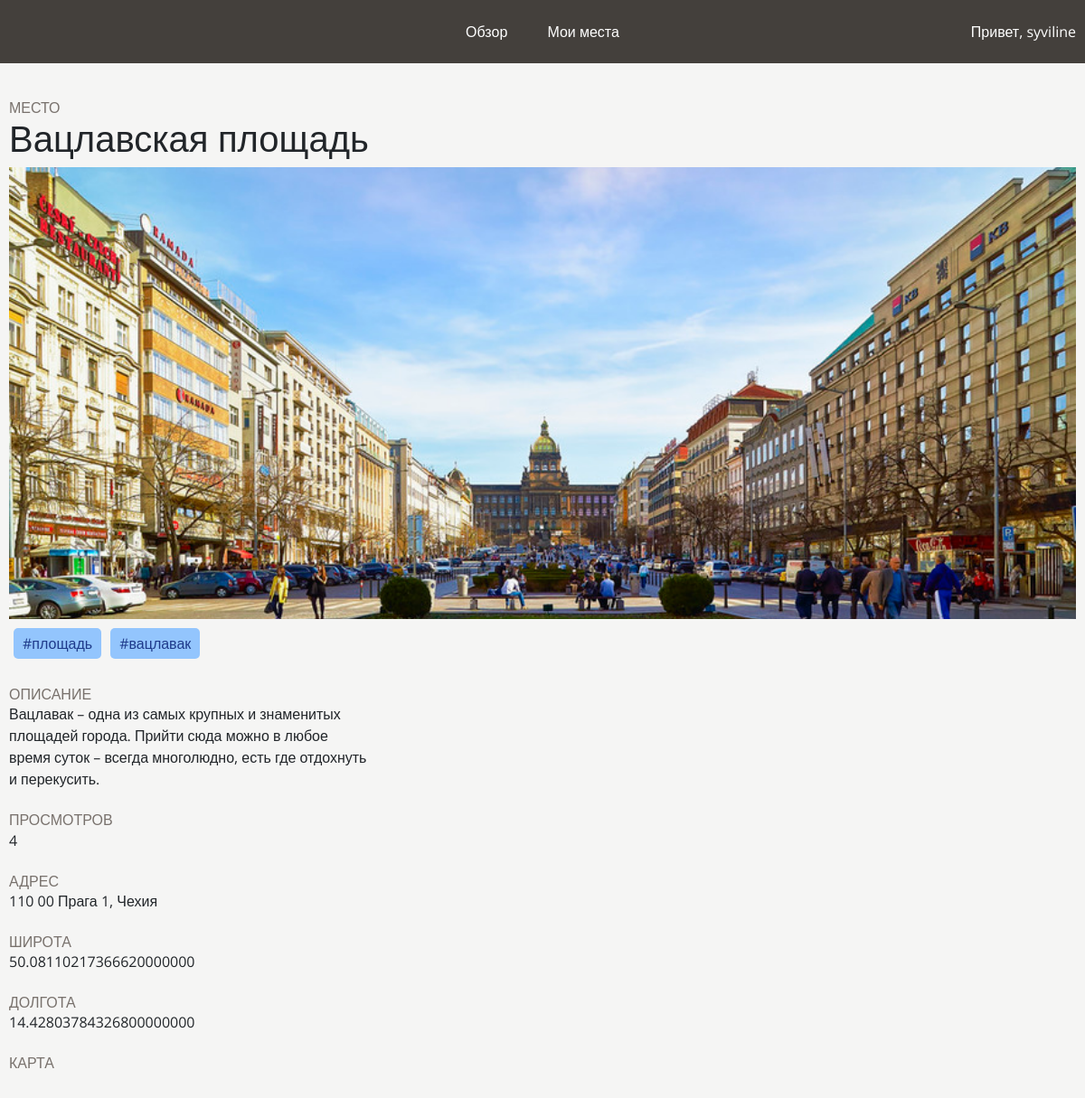
Page /place/31 (signed in) on the committed database.
### main/models.py (models this page shows, shortened)
class Place(models.Model):
    user = models.ForeignKey('auth.User', null=False, on_delete=models.CASCADE)
    name = models.CharField(max_length=200, verbose_name='Название')
    visited = models.BooleanField(default=False)
    notes = models.TextField(blank=True, null=True)
    date_visited = models.DateField(blank=True, null=True)
    photo = models.ImageField(upload_to='user_images/', blank=True, null=True, default="user_images/default.jpg", verbose_name='Фото')
    search = models.TextField()  # contains name + description + address in lower case,
    description = models.TextField(null=True, verbose_name='Описание')  # description of place
    address = models.CharField(max_length=255, verbose_name='Адрес')  # адрес
    latitude = models.DecimalField(max_digits=22, decimal_places=20, verbose_name='Широта')  # широта
    longitude = models.DecimalField(max_digits=23, decimal_places=20, verbose_name='Долгота')  # долгота
    hashtags = models.TextField(null=True, verbose_name='Хэштеги')  # хэштеги
    is_public = models.BooleanField(default=True, verbose_name='Опубликовать')
    views = models.IntegerField(default=0, null=False)
    def save(self, *args, **kwargs):
        old_place = Place.objects.filter(pk=self.pk).first()
        self.search: models.TextField
        self.search = (self.name + " " + self.description + " " + self.address + " " + self.hashtags).lower()
        if old_place and old_place.photo:
            if old_place.photo != self.photo:
                self.delete_photo(old_place.photo)
        super().save(*args, **kwargs)

### main/views.py (the view, shortened to what this page needs)
# urls.py: path('place/<int:id>', views.view_place, name='view_place'),
@login_required
def view_place(request, id):
    try:
        place = Place.objects.get(id=id)
        if not place.is_public and place.user != request.user:
            return redirect('main:index')
    except Place.DoesNotExist:
        return redirect('main:index')
    if place.user != request.user:
        place.views += 1
        place.save()
    a = request.GET.get('series', None)
    msg = request.GET.get('msg', None)
    hashtags = place.hashtags.split()
    series = Serie.objects.filter(user=request.user)
    place.latitude = str(place.latitude).replace(',', '.')
    place.longitude = str(place.longitude).replace(',', '.')
    vars = {'title': place.name, 'place': place, 'series': series, 'msg': msg, 'hashtags': hashtags}
    return render(request, 'main/view_place.html', vars)

### templates/main/view_place.html (shortened to what this page needs)
{% extends 'main/base.html' %}
{% block content %}
<h6 class="place_label">МЕСТО</h6>
<div class="flex-header-place">
    <h1>{{ place.name }}</h1>
</div>
{% if place.photo %}
    <img src="{{ place.photo.url }}" alt="" class="viewplace_image">
{% endif %}
<div class="hashtags">
    {% for i in hashtags %}
    <div class="hashtag"><a href="/search?search={{i}}">#{{i}}</a></div>
    {% endfor %}
</div>
<div class="place-container" style="margin-top: 20px;">
    <div class="left">
        <h6 class="place_label">ОПИСАНИЕ</h6>
        <div class="place_info">{{ place.description }}</div>
        <br>
        <h6 class="place_label">ПРОСМОТРОВ</h6>
        <div class="place_info">{{ place.views }}</div>
        <br>
        <h6 class="place_label">АДРЕС</h6>
        <div class="place_info">{{ place.address }}</div>
        <br>
        <h6 class="place_label">ШИРОТА</h6>
        <div class="place_info">{{ place.latitude }}</div>
        <br>
        <h6 class="place_label">ДОЛГОТА</h6>
        <div class="place_info">{{ place.longitude }}</div>
    </div>
</div><br>
<h6 class="place_label">КАРТА</h6>
<div id="map"></div>
{% endblock %}

### templates/main/base.html (shortened to what this page needs)
<!doctype html>
{% load static %}
<html lang="en">
<head>
    <link  rel="stylesheet"  href="https://maxcdn.bootstrapcdn.com/bootstrap/4.0.0/css/bootstrap.min.css">
    <link rel="stylesheet" href="{% static 'style/style.css' %}">
</head>
<body>
    <header>
        <div class="container">
            <div class="middle">
                <a href="{% url 'main:index' %}">Обзор</a>
                <a href="{% url 'main:places' %}">Мои места</a>
            </div>
            <div class="right">Привет, <a href="{% url 'main:profile' %}">{{ request.user.username }}</a></div>
        </div>
    </header>
    <div class="container body">
        {% block content %}
        {% endblock %}
    </div>
</body>
</html>

### static/style/style.css (style rules this page uses)
* { padding: 0; margin: 0; font-family: 'Open Sans', sans-serif; }
a { text-decoration: none; color: #FFF; }
body { background-color: #F5F5F4; }
.container { max-width: 1200px; margin: 0 auto; padding: 0 10px; }
header { height: 70px; background-color: #44403C; color: #FFF; }
header .container { display: flex; justify-content: space-between; height: 70px; align-items: center; }
header .middle { flex: 3; text-align: center; }
header .middle a { margin: 0 20px; }
header .right { flex: 1; text-align: right; }
.body { margin-top: 40px; }
.viewplace_image { width: 100%; height: 500px; object-fit: cover; }
.place_label { color: #78716C; margin-bottom: 0; }
.place_info { max-width: 400px; }
.serie-h-header .left, .right { flex: 1; }
.place-container { display: flex; justify-content: space-between; }
.flex-header-place { display: flex; justify-content: space-between; align-items: center; }
.hashtags { display: flex; }
.hashtag { background-color: #93C5FD; padding: 5px 10px; border-radius: 5px; margin: 10px 5px; }
.hashtag a { color: #1E3A8A; }
#map { height: 400px; width: 100%; margin-bottom: 100px; }

### rows in the picture
Place: name "Вацлавская площадь", photo (picture), description "Вацлавак – одна из самых крупных и знаменитых площадей города. Прийти сюда можно в любое время суток – всегда многолюдно, есть где отдохнуть и перекусить.", views "4", address "110 00 Прага 1, Чехия", latitude "50.08110217366620000000", longitude "14.42803784326800000000"

### other values in the picture
{{ request.user.username }} "syviline"
{{ i }} "площадь" "вацлавак"
